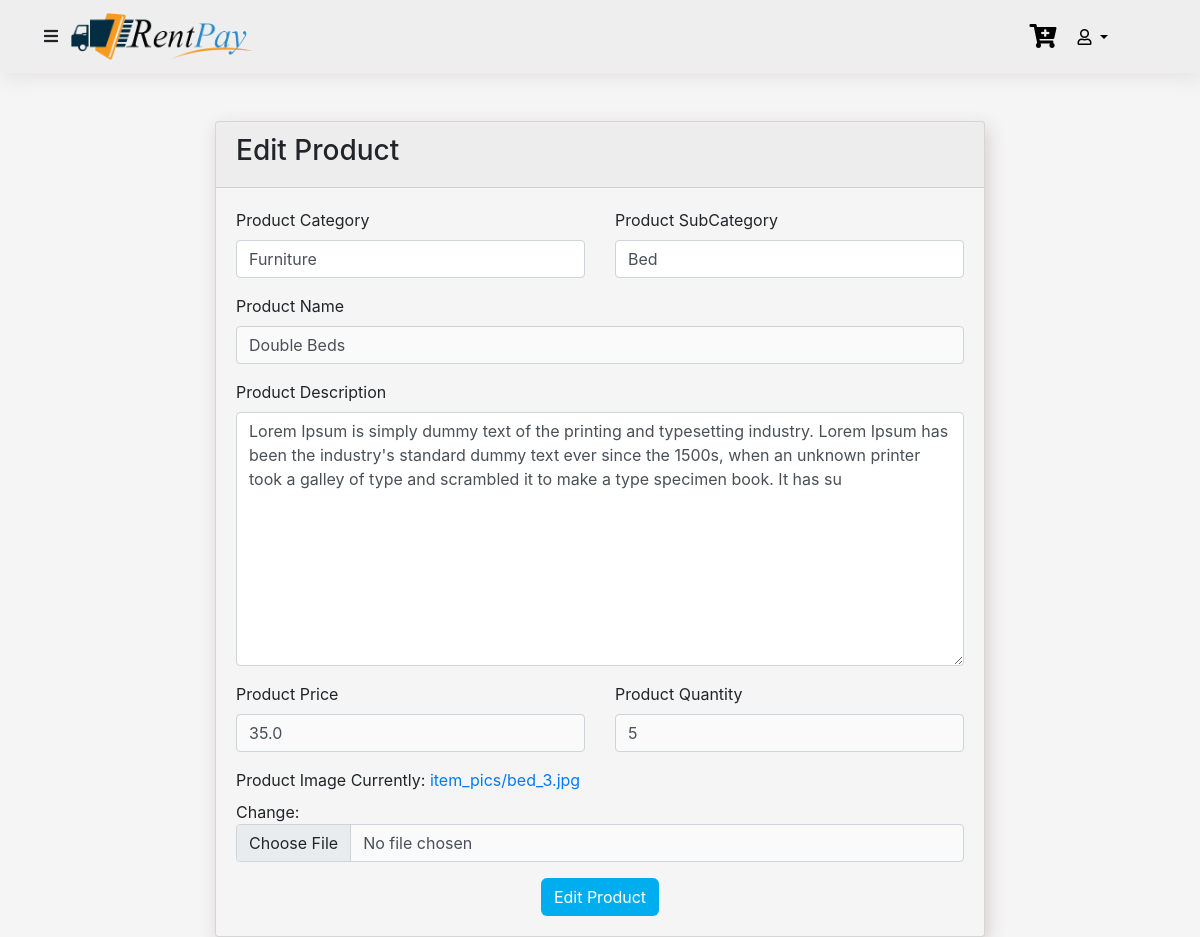
Before: /users/update-product/1 (signed in) with the older database file.
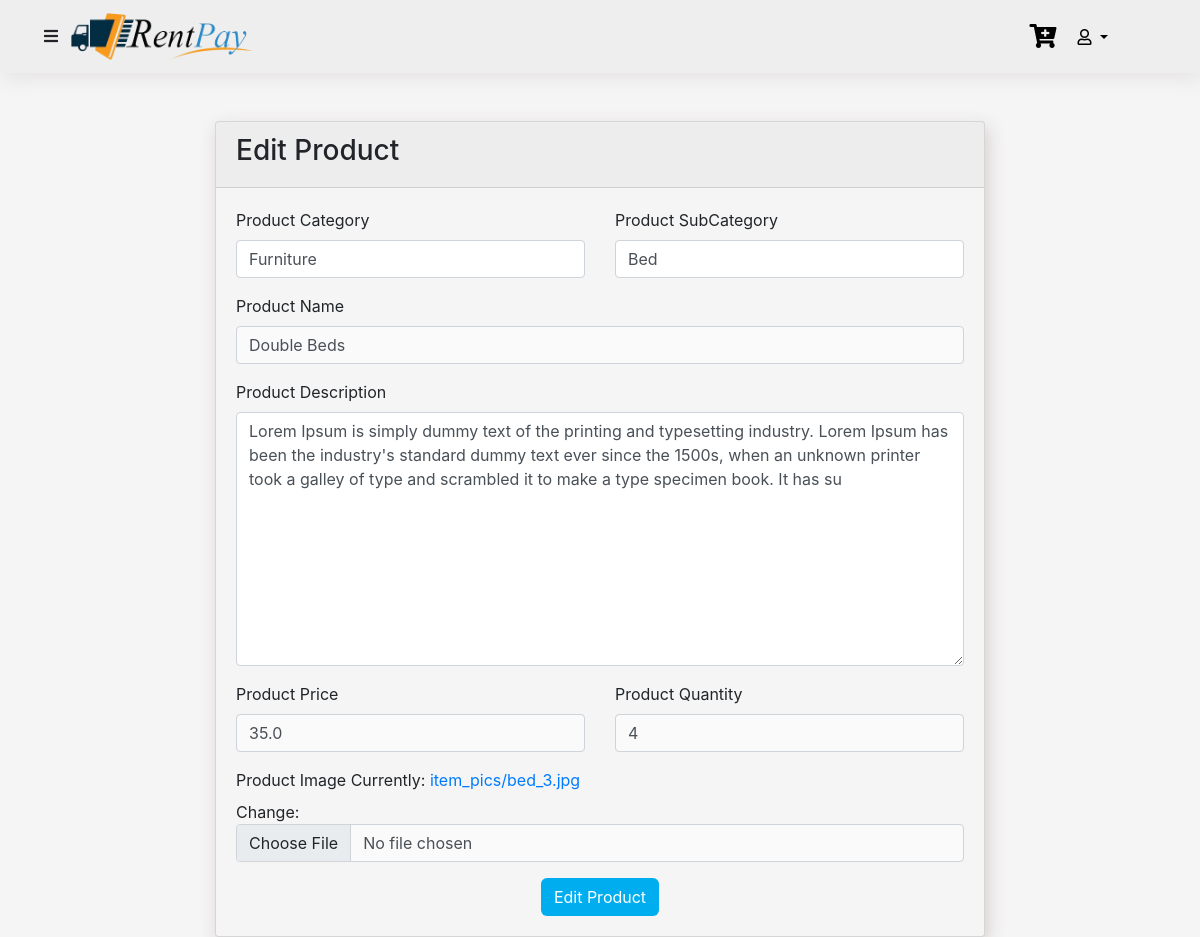
After: the same page with the newer database file.
### products/models.py (models this page shows, shortened)
class Product(models.Model):
    prod_cat = models.ForeignKey(Category, null=True, blank=True, on_delete=models.CASCADE)
    prod_sub = models.ForeignKey(Sub_Category, null=True, blank=True, on_delete=models.CASCADE)
    product_name = models.CharField(max_length=255, null=True, blank=True)
    product_desc = models.TextField(max_length=255, null=True, blank=True)
    prod_img = models.ImageField(upload_to="item_pics", default="nothing.jpg")
    product_price = models.FloatField(max_length=255, null=True, blank=True)
    product_quantity = models.IntegerField(null=True, blank=True)
    timePeriod = models.IntegerField(null=True,default=1)

### products/views.py (the view)
# urls.py: path('update-product/<int:pk>',views.UpdateProduct.as_view(), name="update-product"),
class UpdateProduct(LoginRequiredMixin,UserPassesTestMixin,SuccessMessageMixin,UpdateView):
    model = Product
    template_name = 'product/product_form.html'
    form_class = ProductForm
    success_url = reverse_lazy('products:product-list-template')
    success_message = 'Product Updated Successfully'
    def test_func(self):
        if self.request.user.user_role == "Admin":
            return True
        return False

### products/forms.py
class ProductForm(ModelForm):
    class Meta:
        model = models.Product
        exclude = ["timePeriod"]

### products/models.py (called while the page is built)
    def __str__(self):
        return self.cat_name

    def __str__(self):
        return self.sub_category

### products/templates/product/product_form.html (shortened to what this page needs)
{% extends 'base.html' %}  {% block body %}
<div class="row">
    <div class="col-lg-8 mx-auto">
        <div class="card prod-card login-card">
            <div class="card-header">
                {% if form.instance.pk %}
                <h3>Edit Product</h3>
                {% else %}
                <h3>Add Product</h3> {% endif %}
            </div>
            <div class="card-body">
                <form method="post">
                    <div class="form-group">
                        <div class="row">
                            <div class="col-lg-6">
                                <label for="category">Product Category</label> {{form.prod_cat}}
                            </div>
                            <div class="col-lg-6">
                                <label for="subcategory">Product SubCategory</label> {{form.prod_sub}}
                            </div>
                        </div>
                    </div>
                    <div class="form-group">
                        <label for="name">Product Name</label> {{form.product_name}}
                    </div>
                    <div class="form-group">
                        <label for="desc">Product Description</label> {{form.product_desc}}
                    </div>
                    <div class="form-group">
                        <div class="row">
                            <div class="col-lg-6">
                                <label for="price">Product Price</label> {{form.product_price}}
                            </div>
                            <div class="col-lg-6">
                                <label for="quantity">Product Quantity</label> {{form.product_quantity}}
                            </div>
                        </div>
                    </div>
                    <div class="form-group">
                        <label for="image">Product Image</label> {{form.prod_img}}
                    </div>
                    <div class="text-center">
                        {% if form.instance.pk %}
                        <button type="submit" class="btn btn-secondary book-btn">Edit Product</button> {% else %}
                        <button type="submit" class="btn btn-primary book-btn">Add Product</button> {% endif %}
                    </div>
                </form>
            </div>
        </div>
    </div>
</div>
{% endblock %}

### templates/base.html (shortened to what this page needs)
{% load static %}
<!DOCTYPE html>
<html lang="en">
<head>
    <link rel="stylesheet" href="{% static 'css/style.css' %}">
    <link href="https://cdn.jsdelivr.net/npm/bootstrap@5.0.2/dist/css/bootstrap.min.css" rel="stylesheet">
    <link rel="stylesheet" href="https://cdnjs.cloudflare.com/ajax/libs/font-awesome/5.15.4/css/all.min.css"
    />
    <link rel="stylesheet" href="https://cdn.datatables.net/colreorder/1.5.2/css/colReorder.dataTables.min.css">
    <link rel="stylesheet" href="https://cdn.datatables.net/1.10.21/css/jquery.dataTables.min.css">
    <link rel="stylesheet" href="https://cdn.datatables.net/rowreorder/1.2.7/css/rowReorder.dataTables.min.css">
    <link rel="stylesheet" href="https://cdnjs.cloudflare.com/ajax/libs/font-awesome/4.7.0/css/font-awesome.min.css">
    <link rel="stylesheet" href="https://cdn.datatables.net/responsive/2.2.5/css/responsive.dataTables.min.css">
    <link rel="stylesheet" href="https://cdn.datatables.net/buttons/1.6.2/css/buttons.dataTables.min.css">
    <link rel="stylesheet" href="https://cdnjs.cloudflare.com/ajax/libs/twitter-bootstrap/4.5.2/css/bootstrap.css">
    <link rel="stylesheet" href="https://datatables.net/release-datatables/extensions/FixedColumns/css/fixedColumns.bootstrap4.css">
    <link rel="stylesheet" href="https://cdn.datatables.net/scroller/2.0.2/css/scroller.dataTables.min.css">
    <link rel="stylesheet" href="https://cdn.datatables.net/buttons/1.6.3/css/buttons.dataTables.min.css">
    <link rel="stylesheet" href="https://editor.datatables.net/extensions/Editor/css/editor.dataTables.min.css">
    <link rel="stylesheet" href="https://cdn.datatables.net/select/1.3.1/css/select.dataTables.min.css">
    <link rel="stylesheet" href="https://cdnjs.cloudflare.com/ajax/libs/Chart.js/2.9.3/Chart.min.css" />
</head>
<body>
    <nav class="navbar navbar-expand-lg navbar-bg navbar-light">
        <div class="container-fluid">
            {% if user.is_authenticated %}
            <button class="btn toggle-btn" data-bs-toggle="offcanvas" data-bs-target="#offcanvas" role="button">
                <i class="fas fa-bars" data-bs-toggle="offcanvas" data-bs-target="#offcanvas"></i>
            </button> {% endif %} {% if user.user_role == 'Admin' %}
            <a class="navbar-brand" href="{% url 'users:admin-dashboard' %}"><img src="{% static 'images/main-logo.png' %}" class="navbar-logo" alt=""></a> {% else %}
            <a class="navbar-brand" href="{% url 'products:products' %}"><img src="{% static 'images/main-logo.png' %}" class="navbar-logo" alt=""></a> {% endif %}
            <div class="collapse navbar-collapse" id="navbarNav">
                <div class="navbar-nav ms-auto mb-2 mb-lg-0">
                    {% if user.is_authenticated %}
                    <a href="{% url 'products:get-cart-api' %}" class="nav-link link text-truncate">
                        <i class="fas fa-cart-plus"></i></a>
                    <div class="dropdown me-5 mt-2">
                        <button class="btn btn-secondary dropdown-btn dropdown-toggle" type="button" id="dropdownMenuButton1" data-bs-toggle="dropdown" aria-expanded="false">
                            <i class="far fa-user"></i> {{user.first_name}}
                    </button>
                    </div>
                    {% else %}
                    <a href="{% url 'users:login' %}" class="nav-item nav-link">Login</a>
                    <a href="{% url 'users:register' %}" class="nav-item nav-link">Register</a> {% endif %}
                </div>
            </div>
        </div>
    </nav>
    <main class="container-fluid mt-5 " role='main'>
        <div class="row ">
            <div class="col-sm ">
                {% include 'messages.html' %} {% block body %}{% endblock %}
            </div>
        </div>
    </main>
</body>
</html>

### static/css/style.css (style rules this page uses)
body { font-family: 'Outfit', sans-serif; background-color: #f5f5f5 !important; }
.link { color: black !important; font-family: 'Outfit', sans-serif; text-decoration: none; font-size: 1.5rem; transition: color .15s ease-in-out, background-color .15s ease-in-out, border-color .15s ease-in-out; }
.dropdown-btn { background-color: transparent !important; border-color: transparent !important; color: black !important; }
.offcanvas, .navbar-bg { background-color: #eeeeee !important; box-shadow: 3px 6px 18px rgb(230, 228, 228) !important; }
.login-card { background-color: #f5f5f5 !important; box-shadow: 3px 6px 18px rgb(230, 228, 228) !important; border: 1px solid transparent; }
.navbar-logo { width: 45%; }
.prod-card { box-shadow: 3px 6px 18px rgb(215, 205, 205) !important; }
input { background-color: #fafafa !important; }
.book-btn { background-color: #00aeef !important; color: white !important; border: 1px solid transparent !important; border-radius: 6px !important; }

Changed rows visible on the page:
changed Product "Furniture": product_quantity "5" → "4"
